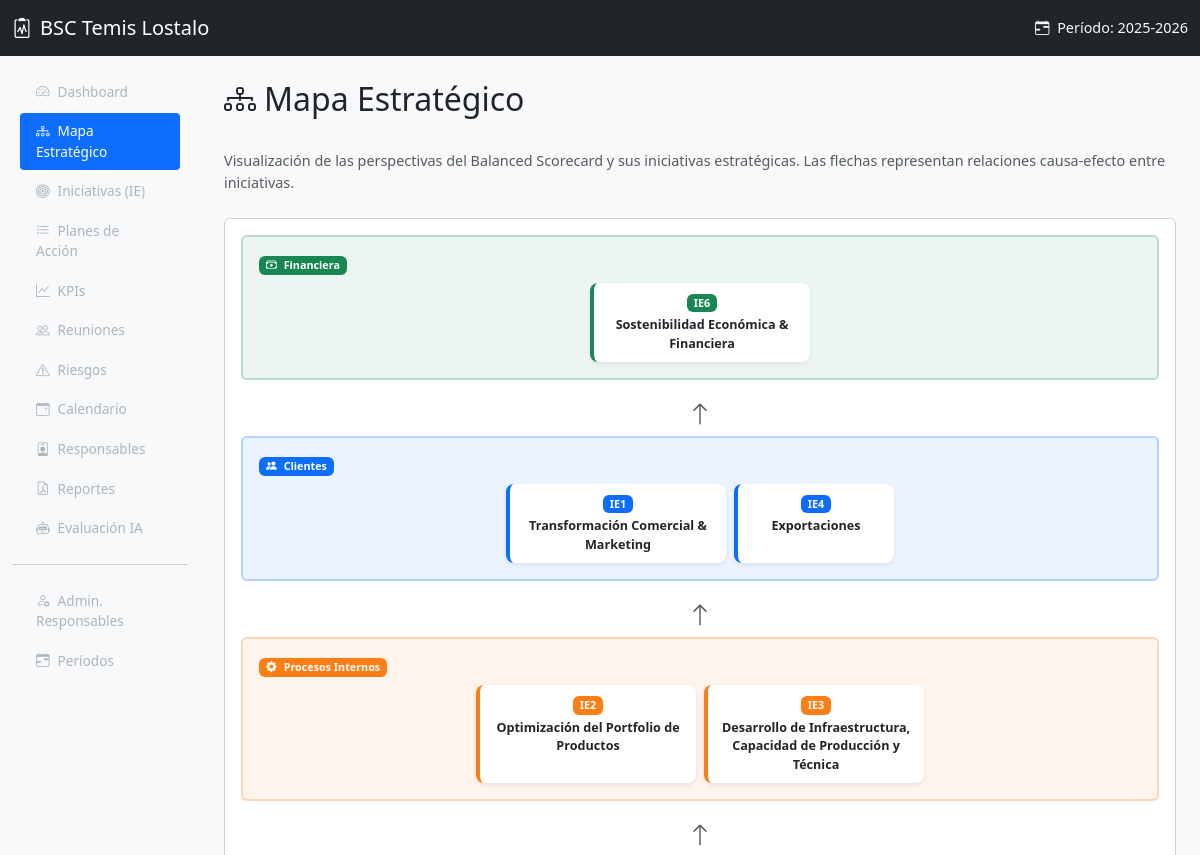
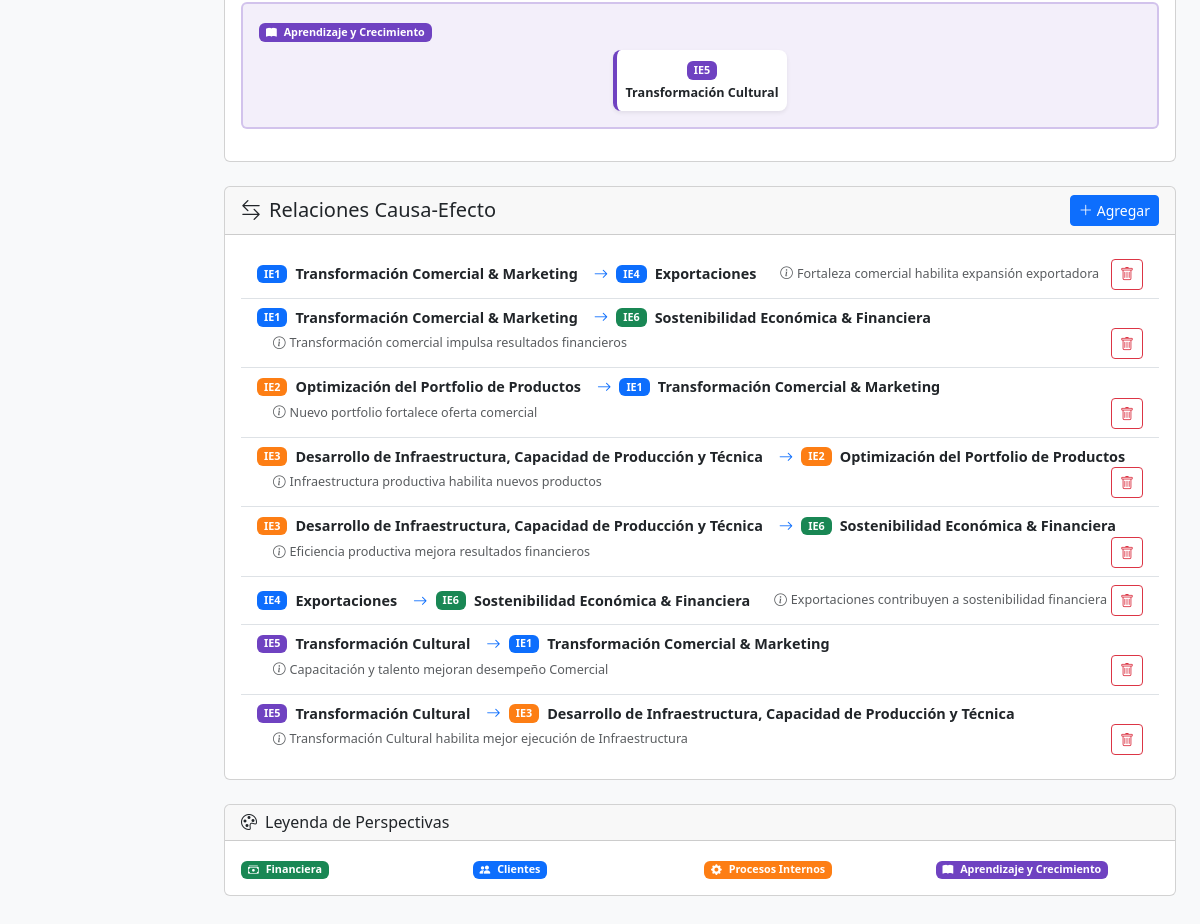
Page /index.php?page=mapa on the committed database (2 pictures, top to bottom).
### tables this page shows
CREATE TABLE periodos_estrategicos (
    id INT AUTO_INCREMENT PRIMARY KEY,
    nombre VARCHAR(100) NOT NULL,
    fecha_inicio DATE NOT NULL,
    fecha_fin DATE NOT NULL,
    activo TINYINT(1) DEFAULT 0,
    created_at TIMESTAMP DEFAULT CURRENT_TIMESTAMP
);

CREATE TABLE perspectivas (
    id INT AUTO_INCREMENT PRIMARY KEY,
    nombre VARCHAR(100) NOT NULL,
    color VARCHAR(7) NOT NULL DEFAULT '#0d6efd',
    icono VARCHAR(50) DEFAULT NULL,
    orden INT NOT NULL DEFAULT 0
);

CREATE TABLE iniciativas_estrategicas (
    id INT AUTO_INCREMENT PRIMARY KEY,
    perspectiva_id INT NOT NULL,
    periodo_id INT DEFAULT NULL,
    codigo VARCHAR(10) NOT NULL,
    nombre VARCHAR(200) NOT NULL,
    descripcion TEXT,
    orden INT NOT NULL DEFAULT 0,
    FOREIGN KEY (perspectiva_id) REFERENCES perspectivas(id) ON DELETE CASCADE,
    FOREIGN KEY (periodo_id) REFERENCES periodos_estrategicos(id) ON DELETE SET NULL
);

CREATE TABLE relaciones_causa_efecto (
    id INT AUTO_INCREMENT PRIMARY KEY,
    iniciativa_origen_id INT NOT NULL,
    iniciativa_destino_id INT NOT NULL,
    descripcion VARCHAR(200) DEFAULT NULL,
    FOREIGN KEY (iniciativa_origen_id) REFERENCES iniciativas_estrategicas(id) ON DELETE CASCADE,
    FOREIGN KEY (iniciativa_destino_id) REFERENCES iniciativas_estrategicas(id) ON DELETE CASCADE
);

### includes/functions.php (called while the page is built, shortened)
<?php
function sanitize($input) {
    return htmlspecialchars(trim($input), ENT_QUOTES, 'UTF-8');
}
function activeNav($page, $current) {
    return ($page === $current) ? 'active' : '';
}
function getPeriodoActivo($pdo) {
    $stmt = $pdo->query("SELECT * FROM periodos_estrategicos WHERE activo = 1 LIMIT 1");
    return $stmt->fetch();
}

### views/mapa/index.php (the view, shortened to what this page needs)
<?php
require_once __DIR__ . '/../../models/Iniciativa.php';
$perspectivas = $pdo->query("SELECT * FROM perspectivas ORDER BY orden ASC")->fetchAll();
$iniciativas = $pdo->query("
    SELECT ie.*, p.nombre AS perspectiva_nombre, p.color AS perspectiva_color
    FROM iniciativas_estrategicas ie
    JOIN perspectivas p ON ie.perspectiva_id = p.id
    ORDER BY ie.orden ASC
")->fetchAll();
$ieByPerspectiva = [];
foreach ($iniciativas as $ie) {
    $ieByPerspectiva[$ie['perspectiva_id']][] = $ie;
}
$ieById = [];
foreach ($iniciativas as $ie) {
    $ieById[$ie['id']] = $ie;
}
$relaciones = $pdo->query("
    SELECT r.*,
           io.codigo AS origen_codigo, io.nombre AS origen_nombre,
           id2.codigo AS destino_codigo, id2.nombre AS destino_nombre
    FROM relaciones_causa_efecto r
    JOIN iniciativas_estrategicas io ON r.iniciativa_origen_id = io.id
    JOIN iniciativas_estrategicas id2 ON r.iniciativa_destino_id = id2.id
    ORDER BY io.orden ASC
")->fetchAll();
require_once __DIR__ . '/../layout/header.php';
?>
<div class="d-flex justify-content-between align-items-center mb-4">
    <h2><i class="bi bi-diagram-3 me-2"></i>Mapa Estrat&eacute;gico</h2>
</div>
<p class="text-muted mb-4">
    Visualizaci&oacute;n de las perspectivas del Balanced Scorecard y sus iniciativas estrat&eacute;gicas.
    Las flechas representan relaciones causa-efecto entre iniciativas.
</p>
<div class="card mb-4">
    <div class="card-body p-3">
        <?php foreach ($perspectivas as $persp): ?>
            <?php $iesPersp = $ieByPerspectiva[$persp['id']] ?? []; ?>
            <div class="mb-3 p-3 rounded position-relative"
                 style="background-color: <?= sanitize($persp['color']) ?>15; border: 2px solid <?= sanitize($persp['color']) ?>40; min-height: 100px;">
                <div class="mb-2">
                    <span class="badge" style="background-color: <?= sanitize($persp['color']) ?>;">
                        <i class="bi <?= sanitize($persp['icono'] ?? 'bi-circle') ?> me-1"></i>
                        <?= sanitize($persp['nombre']) ?>
                    </span>
                </div>
                <div class="row g-2 justify-content-center">
                    <?php if (!empty($iesPersp)): ?>
                        <?php foreach ($iesPersp as $ie): ?>
                            <div class="col-auto">
                                <a href="<?= BASE_URL ?>index.php?page=iniciativas&action=detalle&id=<?= (int)$ie['id'] ?>"
                                   class="text-decoration-none">
                                    <div class="card border-0 shadow-sm rounded-3 h-100"
                                         style="border-left: 4px solid <?= sanitize($ie['perspectiva_color']) ?> !important; min-width: 160px; max-width: 220px;">
                                        <div class="card-body p-2 text-center">
                                            <span class="badge mb-1" style="background-color: <?= sanitize($ie['perspectiva_color']) ?>;">
                                                <?= sanitize($ie['codigo']) ?>
                                            </span>
                                            <div class="small fw-semibold text-dark"><?= sanitize($ie['nombre']) ?></div>
                                        </div>
                                    </div>
                                </a>
                            </div>
                        <?php endforeach; ?>
                    <?php else: ?>
                        <div class="col-12 text-center text-muted small py-2">
                            Sin iniciativas en esta perspectiva
                        </div>
                    <?php endif; ?>
                </div>
            </div>
            <?php
            $lastPersp = end($perspectivas);
            if ($persp['id'] !== $lastPersp['id']):
            ?>
                <div class="text-center my-1">
                    <i class="bi bi-arrow-up fs-4 text-muted"></i>
                </div>
            <?php endif; ?>
        <?php endforeach; ?>
    </div>
</div>
<div class="card mb-4">
    <div class="card-header d-flex justify-content-between align-items-center">
        <h5 class="mb-0"><i class="bi bi-arrow-left-right me-2"></i>Relaciones Causa-Efecto</h5>
        <button class="btn btn-sm btn-primary" data-bs-toggle="collapse" data-bs-target="#nuevaRelacion">
            <i class="bi bi-plus-lg me-1"></i>Agregar
        </button>
    </div>
    <div class="card-body">
        <?php if (!empty($relaciones)): ?>
            <div class="list-group list-group-flush">
                <?php foreach ($relaciones as $rel): ?>
                    <?php
                    $origenColor = $ieById[$rel['iniciativa_origen_id']]['perspectiva_color'] ?? '#6c757d';
                    $destinoColor = $ieById[$rel['iniciativa_destino_id']]['perspectiva_color'] ?? '#6c757d';
                    ?>
                    <div class="list-group-item d-flex align-items-center flex-wrap">
                        <span class="badge me-2" style="background-color: <?= sanitize($origenColor) ?>;">
                            <?= sanitize($rel['origen_codigo']) ?>
                        </span>
                        <span class="fw-semibold me-2"><?= sanitize($rel['origen_nombre']) ?></span>
                        <i class="bi bi-arrow-right text-primary mx-2"></i>
                        <span class="badge me-2" style="background-color: <?= sanitize($destinoColor) ?>;">
                            <?= sanitize($rel['destino_codigo']) ?>
                        </span>
                        <span class="fw-semibold me-2"><?= sanitize($rel['destino_nombre']) ?></span>
                        <?php if (!empty($rel['descripcion'])): ?>
                            <small class="text-muted ms-md-3 mt-1 mt-md-0">
                                <i class="bi bi-info-circle me-1"></i><?= sanitize($rel['descripcion']) ?>
                            </small>
                        <?php endif; ?>
                        <form method="POST" action="<?= BASE_URL ?>index.php?page=mapa&action=eliminar_relacion&id=<?= $rel['id'] ?>"
                              class="ms-auto" onsubmit="return confirm('¿Eliminar esta relación?');">
                            <button type="submit" class="btn btn-sm btn-outline-danger" title="Eliminar">
                                <i class="bi bi-trash"></i>
                            </button>
                        </form>
                    </div>
                <?php endforeach; ?>
            </div>
        <?php endif; ?>
    </div>
</div>
<div class="card mb-4">
    <div class="card-header">
        <h6 class="mb-0"><i class="bi bi-palette me-2"></i>Leyenda de Perspectivas</h6>
    </div>
    <div class="card-body">
        <div class="row g-2">
            <?php foreach ($perspectivas as $persp): ?>
                <div class="col-md-3 col-6">
                    <span class="badge me-1" style="background-color: <?= sanitize($persp['color']) ?>;">
                        <i class="bi <?= sanitize($persp['icono'] ?? 'bi-circle') ?> me-1"></i>
                        <?= sanitize($persp['nombre']) ?>
                    </span>
                </div>
            <?php endforeach; ?>
        </div>
    </div>
</div>
<?php require_once __DIR__ . '/../layout/footer.php'; ?>

### views/layout/header.php (shortened to what this page needs)
<!DOCTYPE html>
<html lang="es">
<head>
    <link href="https://cdn.jsdelivr.net/npm/bootstrap@5.3.3/dist/css/bootstrap.min.css" rel="stylesheet">
    <link href="https://cdn.jsdelivr.net/npm/bootstrap-icons@1.11.3/font/bootstrap-icons.min.css" rel="stylesheet">
    <link href="<?= BASE_URL ?>assets/css/style.css" rel="stylesheet">
</head>
<body>
    <nav class="navbar navbar-dark bg-dark fixed-top">
        <div class="container-fluid">
            <a class="navbar-brand d-flex align-items-center" href="<?= BASE_URL ?>">
                <i class="bi bi-clipboard2-pulse me-2"></i>
                BSC Temis Lostalo
            </a>
            <?php if ($periodoActivo): ?>
                <span class="navbar-text text-light">
                    <i class="bi bi-calendar-range me-1"></i>
                    Período: <?= sanitize($periodoActivo['nombre']) ?>
                </span>
            <?php endif; ?>
        </div>
    </nav>
    <div class="container-fluid">
        <div class="row">
            <nav id="sidebar" class="col-md-2 d-md-block sidebar offcanvas-md offcanvas-start">
                <div class="offcanvas-body position-sticky pt-3">
                    <ul class="nav flex-column">
                        <li class="nav-item">
                            <a class="nav-link <?= activeNav('dashboard', $page) ?>" href="<?= BASE_URL ?>index.php?page=dashboard">
                                <i class="bi bi-speedometer2 me-2"></i>Dashboard
                            </a>
                        </li>
                        <li class="nav-item">
                            <a class="nav-link <?= activeNav('mapa', $page) ?>" href="<?= BASE_URL ?>index.php?page=mapa">
                                <i class="bi bi-diagram-3 me-2"></i>Mapa Estratégico
                            </a>
                        </li>
                        <li class="nav-item">
                            <a class="nav-link <?= activeNav('iniciativas', $page) ?>" href="<?= BASE_URL ?>index.php?page=iniciativas">
                                <i class="bi bi-bullseye me-2"></i>Iniciativas (IE)
                            </a>
                        </li>
                        <li class="nav-item">
                            <a class="nav-link <?= activeNav('planes', $page) ?>" href="<?= BASE_URL ?>index.php?page=planes">
                                <i class="bi bi-list-check me-2"></i>Planes de Acción
                            </a>
                        </li>
                        <li class="nav-item">
                            <a class="nav-link <?= activeNav('kpis', $page) ?>" href="<?= BASE_URL ?>index.php?page=kpis">
                                <i class="bi bi-graph-up me-2"></i>KPIs
                            </a>
                        </li>
                        <li class="nav-item">
                            <a class="nav-link <?= activeNav('reuniones', $page) ?>" href="<?= BASE_URL ?>index.php?page=reuniones">
                                <i class="bi bi-people me-2"></i>Reuniones
                            </a>
                        </li>
                        <li class="nav-item">
                            <a class="nav-link <?= activeNav('riesgos', $page) ?>" href="<?= BASE_URL ?>index.php?page=riesgos">
                                <i class="bi bi-exclamation-triangle me-2"></i>Riesgos
                            </a>
                        </li>
                        <li class="nav-item">
                            <a class="nav-link <?= activeNav('calendario', $page) ?>" href="<?= BASE_URL ?>index.php?page=calendario">
                                <i class="bi bi-calendar-event me-2"></i>Calendario
                            </a>
                        </li>
                        <li class="nav-item">
                            <a class="nav-link <?= activeNav('responsables', $page) ?>" href="<?= BASE_URL ?>index.php?page=responsables">
                                <i class="bi bi-person-badge me-2"></i>Responsables
                            </a>
                        </li>
                        <li class="nav-item">
                            <a class="nav-link <?= activeNav('reportes', $page) ?>" href="<?= BASE_URL ?>index.php?page=reportes">
                                <i class="bi bi-file-earmark-pdf me-2"></i>Reportes
                            </a>
                        </li>
                        <li class="nav-item">
                            <a class="nav-link <?= activeNav('evaluacion', $page) ?>" href="<?= BASE_URL ?>index.php?page=evaluacion">
                                <i class="bi bi-robot me-2"></i>Evaluación IA
                            </a>
                        </li>
                        <hr class="text-muted">
                        <li class="nav-item">
                            <a class="nav-link <?= activeNav('admin_responsables', $page) ?>" href="<?= BASE_URL ?>index.php?page=admin_responsables">
                                <i class="bi bi-person-gear me-2"></i>Admin. Responsables
                            </a>
                        </li>
                        <li class="nav-item">
                            <a class="nav-link <?= activeNav('periodos', $page) ?>" href="<?= BASE_URL ?>index.php?page=periodos">
                                <i class="bi bi-calendar-range me-2"></i>Períodos
                            </a>
                        </li>
                    </ul>
                </div>
            </nav>
            <main class="col-md-10 ms-sm-auto px-md-4 main-content">

### assets/css/style.css (style rules this page uses)
body { font-size: 0.9rem; background-color: #f8f9fa; }
.main-content { margin-top: 56px; padding-top: 1.5rem; padding-bottom: 2rem; }
.sidebar { background-color: #212529; min-height: calc(100vh - 56px); margin-top: 56px; padding-top: 0; }
.sidebar .nav-link { color: #adb5bd; padding: 0.5rem 1rem; border-radius: 0.25rem; margin: 0.1rem 0.5rem; font-size: 0.85rem; }
.sidebar .nav-link.active { color: #fff; background-color: #0d6efd; }
.sidebar .nav-link i { width: 20px; text-align: center; }

### rows in the picture
periodos_estrategicos: nombre "2025-2026"
perspectivas: nombre "Financiera"
iniciativas_estrategicas: codigo "IE6", nombre "Sostenibilidad Económica & Financiera"
perspectivas: nombre "Clientes"
iniciativas_estrategicas: codigo "IE1", nombre "Transformación Comercial & Marketing"
iniciativas_estrategicas: codigo "IE4", nombre "Exportaciones"
perspectivas: nombre "Procesos Internos"
iniciativas_estrategicas: codigo "IE2", nombre "Optimización del Portfolio de Productos"
iniciativas_estrategicas: codigo "IE3", nombre "Desarrollo de Infraestructura, Capacidad de Producción y Técnica"
perspectivas: nombre "Aprendizaje y Crecimiento"
iniciativas_estrategicas: codigo "IE5", nombre "Transformación Cultural"
relaciones_causa_efecto: iniciativa_origen.codigo "IE1", iniciativa_origen.nombre "Transformación Comercial & Marketing", iniciativa_destino.codigo "IE4", iniciativa_destino.nombre "Exportaciones", descripcion "Fortaleza comercial habilita expansión exportadora"
relaciones_causa_efecto: iniciativa_origen.codigo "IE1", iniciativa_origen.nombre "Transformación Comercial & Marketing", iniciativa_destino.codigo "IE6", iniciativa_destino.nombre "Sostenibilidad Económica & Financiera", descripcion "Transformación comercial impulsa resultados financieros"
relaciones_causa_efecto: iniciativa_origen.codigo "IE2", iniciativa_origen.nombre "Optimización del Portfolio de Productos", iniciativa_destino.codigo "IE1", iniciativa_destino.nombre "Transformación Comercial & Marketing", descripcion "Nuevo portfolio fortalece oferta comercial"
relaciones_causa_efecto: iniciativa_origen.codigo "IE3", iniciativa_origen.nombre "Desarrollo de Infraestructura, Capacidad de Producción y Técnica", iniciativa_destino.codigo "IE2", iniciativa_destino.nombre "Optimización del Portfolio de Productos", descripcion "Infraestructura productiva habilita nuevos productos"
relaciones_causa_efecto: iniciativa_origen.codigo "IE3", iniciativa_origen.nombre "Desarrollo de Infraestructura, Capacidad de Producción y Técnica", iniciativa_destino.codigo "IE6", iniciativa_destino.nombre "Sostenibilidad Económica & Financiera", descripcion "Eficiencia productiva mejora resultados financieros"
relaciones_causa_efecto: iniciativa_origen.codigo "IE4", iniciativa_origen.nombre "Exportaciones", iniciativa_destino.codigo "IE6", iniciativa_destino.nombre "Sostenibilidad Económica & Financiera", descripcion "Exportaciones contribuyen a sostenibilidad financiera"
relaciones_causa_efecto: iniciativa_origen.codigo "IE5", iniciativa_origen.nombre "Transformación Cultural", iniciativa_destino.codigo "IE1", iniciativa_destino.nombre "Transformación Comercial & Marketing", descripcion "Capacitación y talento mejoran desempeño Comercial"
relaciones_causa_efecto: iniciativa_origen.codigo "IE5", iniciativa_origen.nombre "Transformación Cultural", iniciativa_destino.codigo "IE3", iniciativa_destino.nombre "Desarrollo de Infraestructura, Capacidad de Producción y Técnica", descripcion "Transformación Cultural habilita mejor ejecución de Infraestructura"
